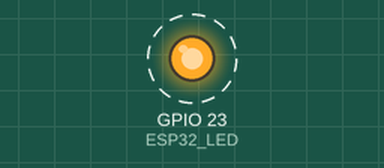
Simulated run of this sketch. Board: ESP32. Parts: output pins drawn as LEDs (lit = HIGH). Dashed ring = blinking. What the sketch prints to the serial monitor is not drawn.

Above: at 0.5 s.
Timing chart, 0 to 4.6 s (numbered marks = the images above):
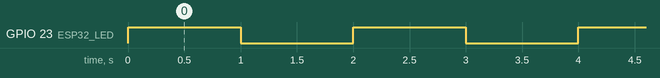

The sketch:

npmg-esp32-blink.ino
```cpp
const int ESP32_LED = 23;

void setup() {
  pinMode(ESP32_LED, OUTPUT);
  Serial.begin(115200);
}

void loop() {
  Serial.write("LED: ON ");
  digitalWrite(ESP32_LED, HIGH);
  delay(1000);
  Serial.write("LED: OFF ");
  digitalWrite(ESP32_LED, LOW);
  delay(1000);
}
```

Measured:
- by itself, GPIO 23 (ESP32_LED): alternates HIGH for 1.0 s and LOW for 1.0 s
